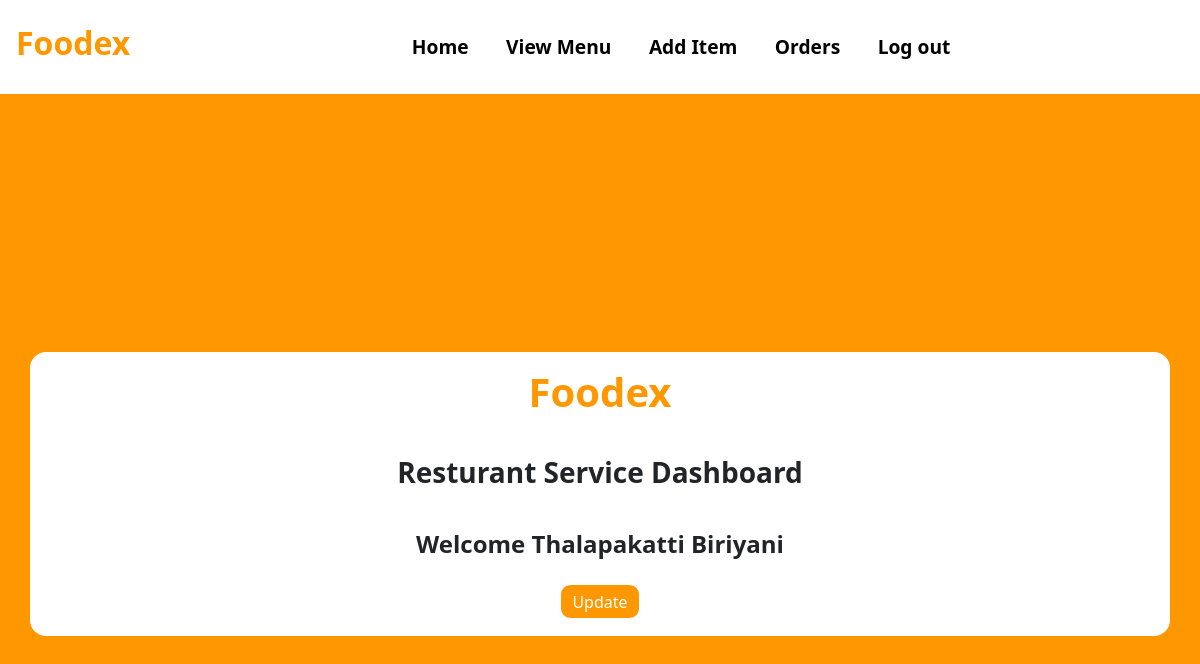
/Resturant-Dashboard (signed in), run on an earlier commit of the app's database.
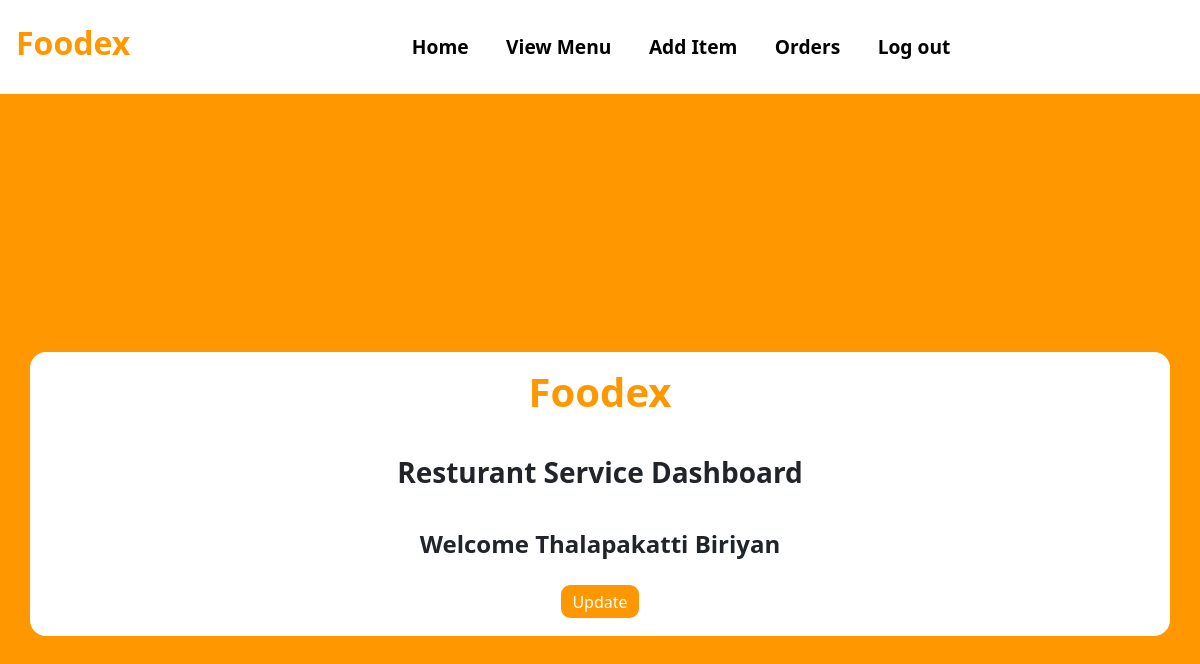
And on a later commit of the database.
### tables this page shows
CREATE TABLE RESTAURANT(
                        RESTAURANT_ID INTEGER PRIMARY KEY AUTOINCREMENT,
                        NAME_OF_RESTAURANT TEXT,
                        RESTAURANT_PASSWORD TEXT,
                        ADDRESS TEXT,
                        MOBILE_NO INTEGER,
                        RESTAURANT_PIN TEXT,
                        RESTAURANT_IMAGE TEXT
                       );

### app.py (the view)
@app.route("/Resturant-Dashboard")
def Resturant_Dashboard():
    getid = str(session["id"])
    cursor = connection.cursor()
    cursor.execute("SELECT * FROM RESTAURANT where RESTAURANT_ID=" + str(getid))
    result = cursor.fetchall()
    for i in result:
        getname = i[1]
        getid = i[0]
        session["name"] = getname
        session["id"] = getid
    return render_template("Resturant_Dashboard.html")

### templates/Resturant_Dashboard.html (shortened to what this page needs)
<!DOCTYPE html>
<html lang="en">
<head>
    <link href="https://cdn.jsdelivr.net/npm/bootstrap@5.1.3/dist/css/bootstrap.min.css" rel="stylesheet">
    <link rel= "stylesheet" type= "text/css" href= "{{ url_for('static',filename='Styles.css') }}">
</head>
<body style="background:#ff9800;">
<nav class="navbar navbar-expand-lg bg-white">
  <h3 class="navbar-brand Logo" style="color:#ff9800;font-size: 2rem;"href="#">Foodex</h3>
    <div class="container nav-bar">
  <div class="collapse navbar-collapse" id="navbarSupportedContent">
    <ul class="navbar-nav mr-auto nav-links">
        <li class="nav-item">
        <a class="nav-link nav-link-btn" href="/Resturant-Dashboard">Home</a>
      </li>
      <li class="nav-item">
        <a class="nav-link nav-link-btn" href="/View-Menu">View Menu</a>
      </li>
      <li class="nav-item">
        <a class="nav-link nav-link-btn" href="/Add-Item">Add Item</a>
      </li>
        <li class="nav-item">
        <a class="nav-link nav-link-btn" href="/Resturant-Orders">Orders</a>
      </li>
        <li class="nav-item">
        <a class="nav-link nav-link-btn" href="/">Log out</a>
      </li>
    </ul>
  </div>
     </div>
</nav>
<div class="ToCenter">
    <div class="container">
        <div class="row">
            <div class="col">
                    <table class="table">
                      <tr>
                          <h1 class="Logo" style="color:#ff9800;">Foodex</h1>
                      </tr>
                         <tr>
                        <h3 class="Logo">
                           Resturant Service Dashboard</h3>
                      </tr>
                      <tr>
                        <h4 class="Logo">
                            {% if session.name %}
                Welcome {{session.name}}
                {% else %}
                Not Yet Login
                {% endif %}</h4>
                      </tr>
                        <tr>
                            <div style="width: 100%; display: flex; justify-content: center; align-items: center;" >
                                <a class="Edit-btn" style="background:#ff9800;" href="/Restaurant-Edit">Update</a>
                            </div>
                        </tr>
                    </table>
            </div>
        </div>
    </div>
    </div>
  <div class="area" >
          <ul class="circles">
          </ul>
   </div >
</body>
</html>

What changed in the data, as far as the page shows it:
changed RESTAURANT: name "Thalapakatti Biriyani" → "Thalapakatti Biriyan"
